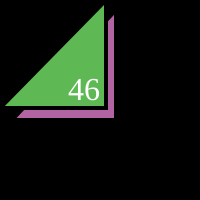
Frame 1 (no input)
Frame 60 (no input): identical to frame 1, image omitted
Frame 120 (the mouse pressed at the canvas centre since frame 60): identical to frame 1, image omitted

The p5.js sketch that drew this single still picture (run headless with seeded random() and noise() and a simulated clock; from frame 60 on, the mouse is pressed at the canvas centre):

// p5.js sketch
// ── sketch.js
function setup() {
  createCanvas(200,200);
}

function draw() {
  background(0);
  strokeWeight(4);
  fill(178, 100, 162);
  triangle(12,120,116,120,116,10);
  fill(94, 185, 84);
  triangle(0,108,106,108,106,0);
  fill(255);
  textSize(32);
  textFont("serif");
  text("46", 68, 100);
}
